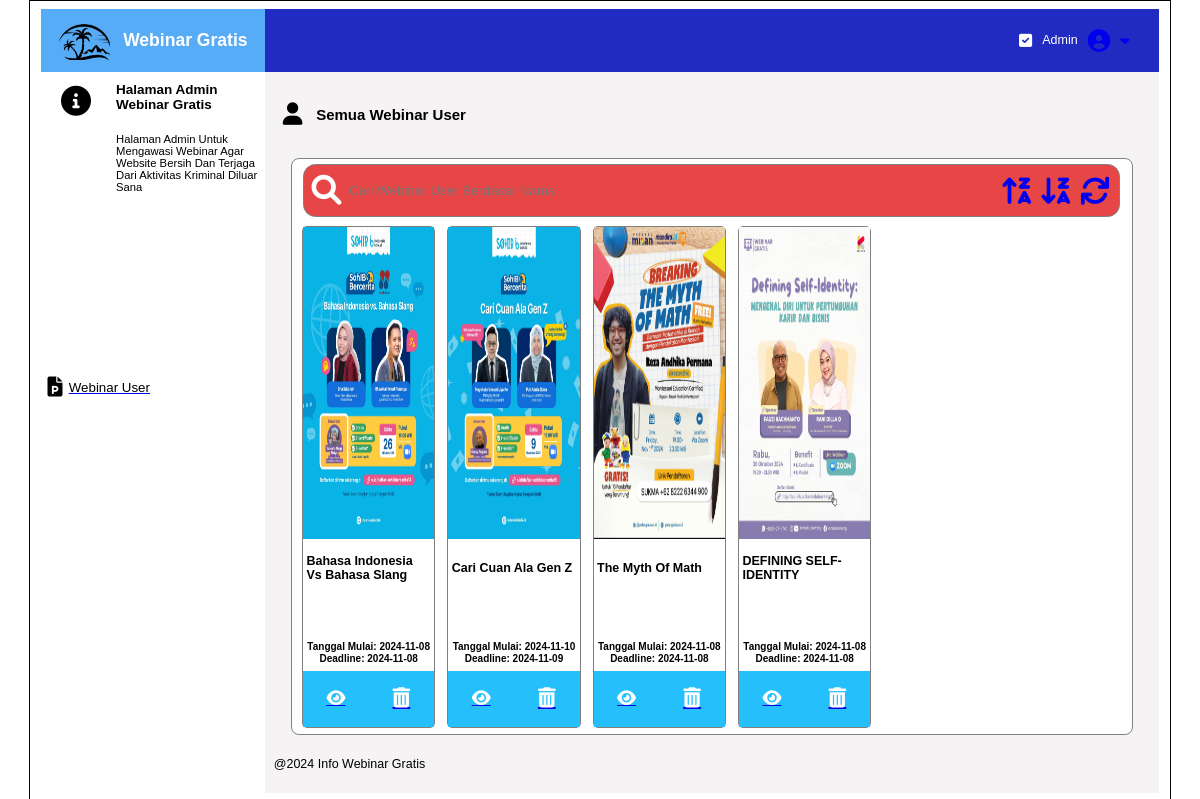
Screenshot of /admin.php (signed in) with the database file from the repository.
### tables this page shows
CREATE TABLE `webinar` (
  `id_webinar` varchar(10) NOT NULL,
  `nama_webinar` varchar(255) NOT NULL,
  `deskripsi` varchar(500) NOT NULL,
  `tautan` varchar(255) NOT NULL,
  `tanggal_mulai` date NOT NULL,
  `deadline` date NOT NULL,
  `foto_webinar` varchar(255) NOT NULL,
  `nomor_kontak` varchar(15) NOT NULL,
  `id_user` int(11) NOT NULL
);

### admin.php (the view, shortened to what this page needs)
<?php
    require "koneksi.php";
    $webinar = [];
    $result = mysqli_query($conn, "SELECT*FROM webinar");
    while ($row = mysqli_fetch_assoc($result)) {
        $webinar[] = $row;
    }
?>
<!DOCTYPE html>
<html lang="en">
<head>
    <link rel="stylesheet" href="styling/admin.css">
    <link rel="stylesheet" href="https://cdnjs.cloudflare.com/ajax/libs/font-awesome/6.0.0-beta3/css/all.min.css">
</head>
<body>
    <div class="wrapper">
        <div class="wrapper-top">
            <div class="wrapper-top-left">
                <img src="assets/Logo.jpeg" alt="logo">
                <h3>Webinar Gratis</h3>
            </div>
            <div class="wrapper-top-right">
                <div class="profile">
                    <div class="profile-access">
                        <i class="fa-solid fa-square-check"></i>
                        <small>Admin</small>
                        <a href="?action=logout"><i class="fa-solid fa-circle-user fa-xl"></i></a>
                        <a href="?action=logout"><i class="fa-solid fa-caret-down"></i></a>
                    </div>
                </div>
            </div>
        </div>
        <div class="wrapper-bottom">
            <div class="wrapper-bottom-left">
                <div class="wrapper-bottom-left-1">
                    <div class="bottom-left-1-circle">
                    </div>
                    <div class="bottom-left-1-deskripsi">
                        <div class="bottom-left-1-deskripsi-border">
                            <b style="font-size: 0.9rem;">Halaman Admin Webinar Gratis</b>
                            <small>Halaman Admin Untuk Mengawasi Webinar Agar Website Bersih Dan Terjaga Dari Aktivitas Kriminal Diluar Sana</small>
                        </div>
                    </div>
                </div>
                <div class="wrapper-bottom-left-2">
                    <a href="admin.php">
                        <button>
                            <i class="fa-solid fa-file-powerpoint fa-xl"></i>Webinar User
                        </button>
                    </a>
                </div>
            </div>
            <div class="wrapper-bottom-right">
                <div class="wrapper-bottom-right-1">
                    <div class="wrapper-bottom-right-1-heading">
                        <b>Semua Webinar User</b>
                    </div>
                </div>
                <div class="wrapper-bottom-right-2">
                    <div class="search">
                        <div class="search-box">
                            <div class="search-input">
                                <div class="search-input-wrapper">
                                    <form action="" method="get">
                                        <input type="text" name="search" placeholder="Cari Webinar User Berdasar Nama">
                                    </form>
                                </div>
                            </div>
                            <div class="search-fitur">
                                <div class="search-fitur-wrapper">
                                    <form action="" method="get">
                                        <a href="admin.php?sorting_asc=true"><i class="fa-solid fa-arrow-up-z-a fa-2xl"></i></a>
                                        <a href="admin.php?sorting_desc=true"><i class="fa-solid fa-arrow-down-z-a fa-2xl"></i></a>
                                        <a href="admin.php?refresh=true"><i class="fa-solid fa-arrows-rotate fa-2xl"></i></a>
                                    </form>
                                </div>
                            </div>
                        </div>
                    </div>
                    <div class="card-webinar">
                        <div class="card-webinar-box">
                            <div class="card">
                                <?php foreach ($webinar as $data_webinar) : ?>
                                    <div class="card-wrapper">
                                        <div class="card-wrapper-img">
                                            <img src="gambar/<?php echo $data_webinar['foto_webinar'] ?>" alt="gambar_webinar">
                                        </div>
                                        <div class="card-wrapper-desc">
                                            <div class="card-wrapper-desc-judul">
                                                <small><b><?php echo $data_webinar['nama_webinar'] ?></b></small>
                                            </div>
                                            <div class="card-wrapper-desc-date">
                                                <small><b>Tanggal Mulai: <?php echo $data_webinar['tanggal_mulai'] ?></b></small>
                                                <small><b>Deadline: <?php echo $data_webinar['deadline'] ?></b></small>
                                            </div>
                                            <div class="card-wrapper-desc-btn">
                                                <a href="lihat_lengkap.php?id_webinar=<?php echo $data_webinar['id_webinar'] ?>"><button name="lihat"><i class="fa-solid fa-eye fa-lg"></i></button></a>
                                                <a href="delete.php?id_webinar=<?php echo $data_webinar['id_webinar'] ?>"><button name="hapus"><i class="fa-solid fa-trash-can fa-xl"></i></button></a>
                                            </div>
                                        </div>
                                    </div>
                                <?php endforeach ?>
                            </div>
                        </div>
                    </div>
                </div>
                <div class="wrapper-bottom-right-3">
                    <div class="wrapper-bottom-right-3-footer">
                        <small>@2024 Info Webinar Gratis</small>
                    </div>
                </div>
            </div>
        </div>
    </div>
</body>
</html>

### rows the page displays
webinar: foto_webinar (picture), nama_webinar "Bahasa Indonesia Vs Bahasa Slang", tanggal_mulai "2024-11-08", deadline "2024-11-08"
webinar: foto_webinar (picture), nama_webinar "Cari Cuan Ala Gen Z", tanggal_mulai "2024-11-10", deadline "2024-11-09"
webinar: foto_webinar (picture), nama_webinar "The Myth Of Math", tanggal_mulai "2024-11-08", deadline "2024-11-08"
webinar: foto_webinar (picture), nama_webinar "DEFINING SELF-IDENTITY", tanggal_mulai "2024-11-08", deadline "2024-11-08"
